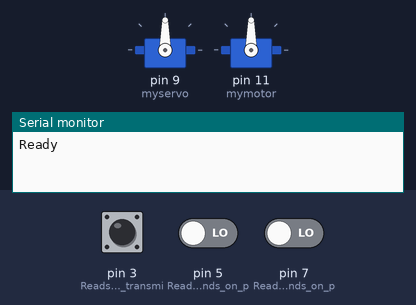
A sketch run on a simulated Arduino Mega 2560, built with avr-gcc and run on an emulated ATmega2560. Shown: 2 × servo, the last lines printed to the serial monitor. Inputs (shaded band) come from the test bench; at power-on: pin 3 (Reads_switch_A_on_transmi) LOW, pin 5 (Reads_motor_commands_on_p) LOW, pin 7 (Reads_servo_commands_on_p) LOW.

Above: at 1.2 s.
1.3 s: pin 3 (Reads_switch_A_on_transmi) pulsed HIGH 5 times (0.12 s each, 0.3 s apart)
At 3.1 s:
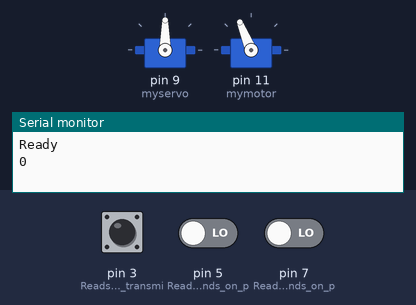
4.3 s: pin 3 (Reads_switch_A_on_transmi) pulled HIGH for 0.3 s
At 5.1 s:
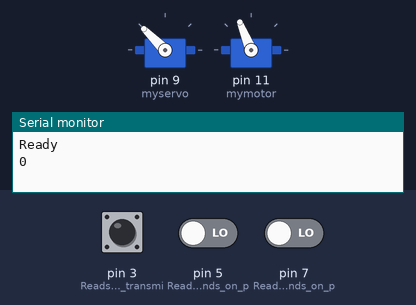
At 10.7 s:
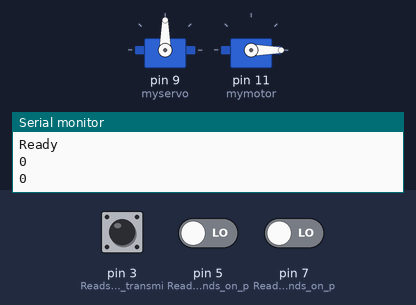
Timing chart, 0 to 12.2 s (numbered marks = the images above; inputs shaded):
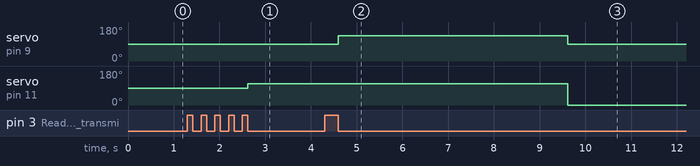

Measured:
- after the input at 1.3 s, servo on pin 11 (mymotor): 90° → 112° after 1.3 s
- after the input at 4.3 s, servo on pin 9 (myservo): 90° → 135° after 0.30 s, → 90° 5.0 s later; servo on pin 11 (mymotor): 112° → 0° after 5.3 s instead of 4.3 s

The sketch:

Car.ino
```cpp
//Don't plug in Elegoo into PC and battery at the same time

#include <Servo.h>

Servo myservo; //Set up servo
Servo mymotor; //Set up motor

unsigned long servo_pos, motor_speed, auto_switch; //Servo position, motor speed, and autonomous switch in ms

void setup() {
  Serial.begin(9600);
  pinMode(7, INPUT); //Reads servo commands on pin 7, Servo uses pin 2 on receiver
  pinMode(5, INPUT); //Reads motor commands on pin 5, motor uses pin 1 on receiver and F switch must be on 0
  pinMode(3, INPUT); //Reads switch A on transmitter with pin 3 on Elegoo, uses pin 5 on receiver
  myservo.attach(9); //Sends servo commands to pin 9
  mymotor.attach(11); //Sends motor commands to pin 11
  Serial.println("Ready");
}

void loop() {
  servo_pos = pulseIn(7, HIGH);
  motor_speed = pulseIn(5, HIGH);
  auto_switch = pulseIn(3, HIGH);
  //Serial.print(motor_speed);
  //Serial.print(" ");
  Serial.print(servo_pos);
  Serial.print('\n');
  //Serial.println(auto_switch);
  //switch A being on 1 is manual, and 0 is autopilot
  if (1800 >= auto_switch){
    if (servo_pos!=0){
      myservo.writeMicroseconds(servo_pos);
    }

    else {
      myservo.write(90); //sets servo to 90 degrees if no signal
    }

    if (motor_speed!=0){
      mymotor.writeMicroseconds(motor_speed);
    }

    else {
      mymotor.write(0); //stops motor if no signal
    }
    delay(15);
  }

  if (auto_switch >= 1800){ //Checks if A switch flipped to autopilot
    for (servo_pos = 90; servo_pos <= 135; servo_pos += 1){ //Turns left
      auto_switch = pulseIn(3, HIGH);
      //Serial.println(auto_switch);
      if (auto_switch <= 1800){break;} //Checks if A switch flipped back to RC
      myservo.write(servo_pos);
      mymotor.writeMicroseconds(1700); //Needs fully charged battery for low speeds
      delay(15);
    }
    for (servo_pos = 135; servo_pos >= 45; servo_pos -= 1){ //Turns right
      auto_switch = pulseIn(3, HIGH);
      //Serial.println(auto_switch);
      if (auto_switch <= 1800){break;} //Checks if A switch flipped back to RC
      myservo.write(servo_pos);
      mymotor.writeMicroseconds(1700);
      delay(15);
    }
    for (servo_pos = 45; servo_pos <=90; servo_pos += 1){ //Goes back to center
      auto_switch = pulseIn(3, HIGH);
      //Serial.println(auto_switch);
      if (auto_switch <= 1800){break;} //Checks if A switch flipped back to RC
      myservo.write(servo_pos);
      mymotor.writeMicroseconds(1700);
      delay(15);
    }
  }


}
```
